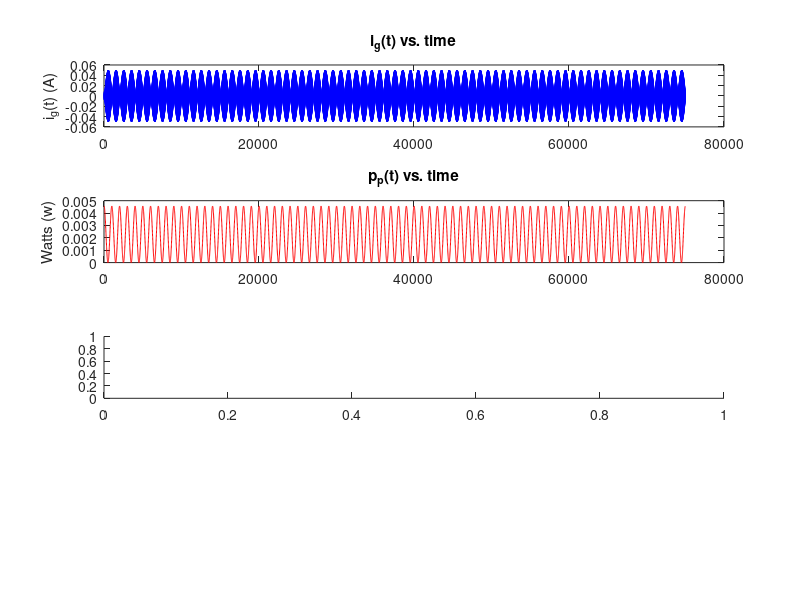

MATLAB code for this plot: (Note: this script raises an error after producing the figure.)
% ECE 2020          H.W 9                Jarod Teague
% Summer 2019       Due: 06/26/2019      Problem 3.b

clear;

% Variables
f = 50e3; % frequency
T = 1/2*f; % period
time = linspace(0,3*T,10000);
w = 2*pi*f; % omega

% values for i_g
theta_g = pi*80/180;
i_g = (50e-3)*cos(w.*time + theta_g);

% values and eqn for p_p
theta_v = pi*(-1.729878)/180;
p_p = (2.27913e-3)*(1 + cos(2*(w.*time + theta_v)));

% eqn for p_p
p_q = (-688.314e-6)*sin(2*(w.*time + theta_v));

% eqn for p
p = p_p + p_q;


figure;
subplot(4,1,1)
plot(time,i_g,'b')
title('i_g(t) vs. time')
ylabel('i_g(t) (A)')

subplot(4,1,2)
plot(time,p_p,'r')
title('p_p(t) vs. time')
ylabel('Watts (w)')

subplot(4,1,3)
plot(time,P_vd,'k')
title('p_q(t) vs. time')
ylabel('VARS')

subplot(4,1,4)
plot(time,P_vd,'k')
title('p(t) vs. time')
xlabel('Time (sec)')
ylabel('P_vd(t) (A)')

grid on;